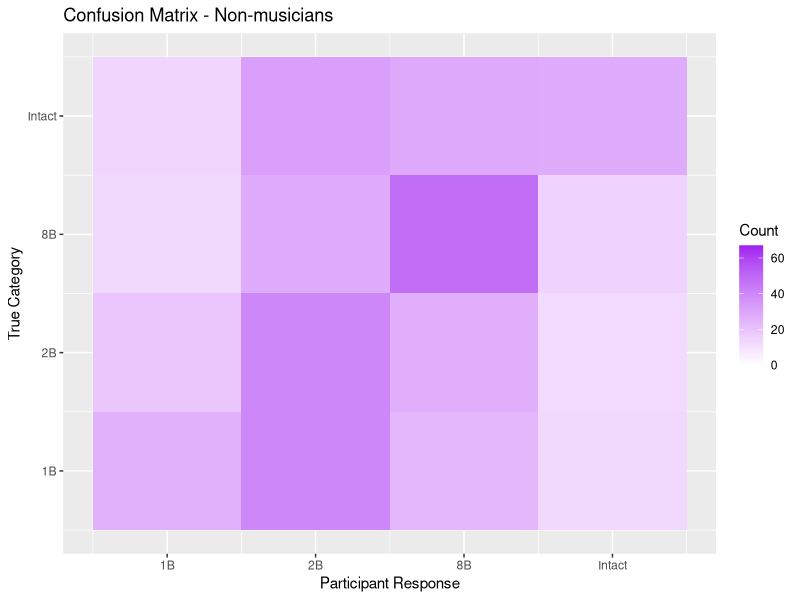
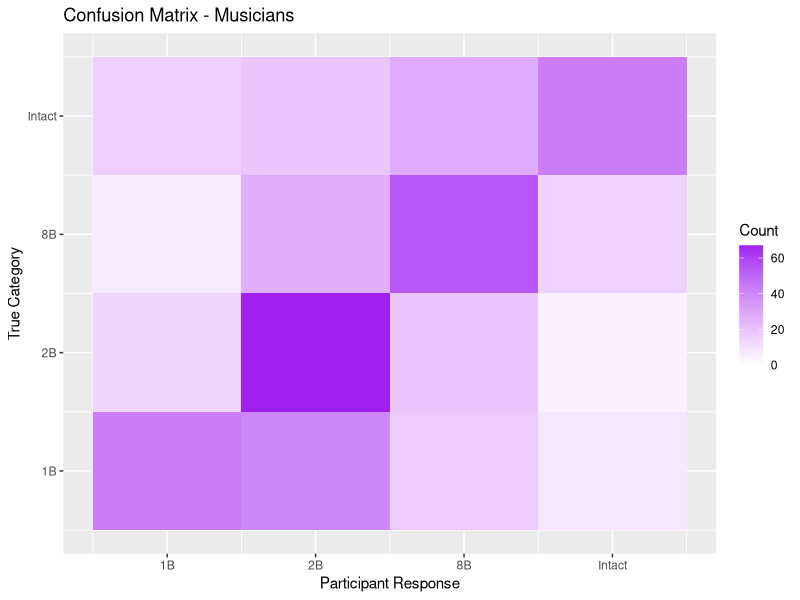

Recreate these plots in R, in order.
library(caret) # version 6.0-94
library(tidyverse) # version 2.0.0
library(reshape2) # version 1.4.4

# data are hard-coded from '../data/dataConfuseMatrix.xlsx'

#Nonmusicians
expected_value_nonMus <- factor(c(1, 4, 3,	3,	4,	1,	2,	2,	4,	4,	3,	3,	1,	1,	2,	2,	2,	1,	4,	3,	3,	4,	1,	2,	3,	2,	3,	1,	1,	4,	4,	2,	1,	3,	1,	3,	4,	3,	3,	2,	4,	3,	1,	1,	4,	1,	4,	3,	3,	2,	2,	4,	3,	3,	2,	4,	1,	1,	4,	3,	4,	2,	2,	3,	1,	1,	3,	4,	4,	1,	1,	3,	2,	2,	3,	1,	3,	4,	2,	4,	1,	1,	4,	1,	4,	2,	2,	3,	3,	1,	2,	3,	1,	4,	2,	3,	4,	3,	4,	1,	4,	3,	2,	2,	1,	3,	4,	2,	4,	1,	3,	2,	1,	1,	4,	4,	2,	3,	1,	2,	3,	2,	4,	3,	4,	1,	4,	1,	3,	2,	3,	4,	2,	4,	4,	1,	2,	2,	1,	3,	3,	4,	1,	4,	1,	3,	3,	2,	2,	4,	1,	1,	4,	2,	2,	3,	3,	4,	3,	4,	3,	1,	1,	2,	2,	3,	4,	4,	2,	1,	3,	1,	2,	4,	1,	3,	1,	3,	2,	2,	4,	4,	1,	4,	1,	3,	2,	2,	2,	4,	1,	1,	2,	4,	3,	3,	3,	1,	4,	3,	2,	2,	1,	1,	1,	2,	4,	2,	4,	3,	3,	4,	3,	3,	1,	4,	1,	2,	2,	3,	3,	2,	1,	4,	1,	4,	2,	3,	1,	4,	4,	2,	3,	2,	1,	4,	2,	3,	1,	3,	2,	4,	1,	1,	2,	4,	3,	2,	1,	1,	2,	1,	2,	3,	4,	4,	3,	2,	1,	4,	1,	4,	3,	3,	4,	1,	3,	2,	3,	4,	2,	3,	4,	3,	4,	2,	2,	1,	1,	1,	3,	4,	1,	2,	2,	3,	4,	3,	4,	2,	4,	1,	1,	1,	2,	2,	1,	4,	3,	4,	3,	4,	3,	4,	1,	2,	1,	2,	3,	2,	3,	3,	1,	4,	1,	4,	2,	4,	4,	2,	1,	3,	1,	3,	2,	3,	2,	1,	4,	1,	3,	4,	1,	2,	1,	3,	4,	3,	4,	2,	4,	3,	3,	1,	1,	2,	2,	4,	2,	2,	1,	1,	4,	4,	3,	2,	4,	4,	1,	2,	1,	3,	3,	1,	1,	2,	4,	3,	2,	3,	4,	4,	4,	2,	1,	2,	3,	3,	1,	1,	2,	2,	1,	3,	3,	4,	4,	4,	1,	4,	1,	3,	3,	2,	2,	2,	3,	4,	4,	3,	1,	3,	4,	2,	3,	1,	2 ,1))
predicted_value_nonMus <- factor(c(2,	1,	2,	3,	4,	3,	3,	3,	3,	1,	2,	3,	3,	2,	3,	2,	2,	3,	1,	3,	3,	4,	2,	4,	3,	2,	3,	1,	1,	3,	4,	4,	4,	1,	2,	3,	1,	3,	2,	3,	3,	2,	2,	2,	1,	2,	1,	2,	3,	2,	2,	2,	1,	2,	2,	2,	3,	4,	3,	2,	2,	3,	1,	2,	3,	1,	2,	3,	2,	3,	3,	2,	1,	2,	3,	2,	3,	4,	2,	4,	1,	1,	1,	2,	3,	2,	1,	1,	1,	2,	1,	1,	2,	1,	3,	3,	2,	1,	3,	1,	2,	4,	1,	2,	2,	3,	3,	3,	1,	2,	4,	4,	3,	3,	2,	3,	1,	4,	3,	4,	4,	3,	4,	3,	2,	2,	2,	3,	3,	2,	3,	3,	4,	4,	3,	3,	3,	2,	1,	3,	3,	1,	3,	2,	3,	2,	1,	4,	2,	2,	3,	1,	2,	3,	3,	2,	2,	4,	3,	2,	2,	2,	2,	2,	1,	2,	4,	3,	1,	2,	3,	1,	2,	3,	2,	2,	1,	1,	1,	2,	4,	4,	2,	4,	2,	3,	4,	2,	2,	2,	4,	4,	4,	4,	4,	2,	3,	4,	3,	4,	3,	3,	1,	2,	1,	2,	1,	2,	3,	3,	3,	2,	2,	3,	2,	3,	1,	3,	2,	2,	3,	2,	4,	2,	3,	3,	2,	4,	3,	4,	3,	2,	2,	2,	2,	3,	2,	3,	2,	2,	1,	2,	1,	4,	3,	2,	4,	4,	4,	2,	2,	3,	1,	3,	2,	2,	1,	3,	2,	2,	2,	3,	1,	3,	2,	3,	3,	2,	3,	3,	4,	3,	1,	2,	4,	1,	2,	1,	1,	3,	3,	2,	3,	2,	1,	1,	2,	3,	3,	2,	3,	3,	2,	1,	3,	2,	1,	4,	3,	4,	4,	2,	2,	2,	4,	3,	2,	4,	4,	3,	4,	4,	4,	3,	2,	3,	2,	2,	1,	2,	1,	3,	2,	4,	2,	3,	4,	4,	2,	2,	2,	4,	2,	3,	1,	2,	3,	3,	3,	3,	4,	3,	3,	1,	2,	2,	3,	4,	1,	3,	2,	1,	3,	2,	1,	2,	4,	4,	1,	1,	2,	3,	3,	2,	2,	1,	3,	3,	2,	1,	1,	2,	2,	3,	1,	3,	3,	3,	3,	2,	3,	2,	4,	4,	2,	4,	4,	4,	1,	4,	2,	3,	4,	1,	1,	3,	2,	4,	4,	3,	3,	3,	2,	1,	2,	4,	2,	1))

#Creating confusion matrix
confusionSeg_nonMus <- confusionMatrix(data=predicted_value_nonMus, reference = expected_value_nonMus)

#Display results 
confusionSeg_nonMus

matrix_nonMus <- confusionSeg_nonMus$table

#Musicians
expected_value_mus <- factor(c(2,	1,	1,	3,	3,	4,	4,	4,	3,	2,	4,	1,	2,	1,	3,	3,	1,	2,	4,	1,	4,	3,	2,	1,	4,	2,	4,	1,	3,	2,	3,	3,	2,	1,	2,	3,	4,	1,	4,	3,	1,	1,	2,	4,	2,	4,	3,	3,	2,	2,	4,	1,	3,	1,	4,	4,	4,	3,	2,	1,	2,	1,	2,	2,	3,	3,	1,	1,	4,	4,	4,	3,	4,	2,	1,	2,	3,	1,	2,	1,	2,	3,	1,	4,	4,	3,	4,	1,	4,	3,	3,	1,	2,	2,	2,	1,	3,	1,	4,	4,	3,	2,	3,	1,	1,	2,	3,	2,	4,	4,	3,	1,	4,	1,	2,	2,	3,	1,	4,	2,	1,	3,	4,	3,	2,	4,	3,	4,	3,	2,	1,	1,	2,	1,	2,	2,	1,	4,	4,	3,	3,	1,	4,	4,	1,	2,	2,	3,	3,	3,	1,	1,	3,	4,	2,	4,	2,	4,	3,	1,	3,	4,	1,	2,	4,	1,	2,	1,	4,	2,	3,	3,	1,	2,	4,	3,	2,	3,	1,	2,	2,	3,	4,	1,	4,	1,	3,	2,	3,	4,	1,	1,	2,	4,	2,	3,	1,	2,	4,	3,	1,	4,	3,	3,	1,	2,	1,	4,	4,	2,	4,	1,	3,	3,	2,	2,	4,	1,	3,	4,	4,	2,	2,	1,	1,	3,	2,	3,	4,	1,	4,	2,	3,	1,	1,	4,	1,	2,	3,	4,	2,	1,	4,	2,	3,	3,	1,	4,	4,	1,	1,	4,	3,	2,	2,	3,	2,	2,	3,	1,	4,	4,	1,	4,	1,	4,	2,	2,	1,	3,	3,	2,	2,	4,	1,	3,	3,	1,	4,	3,	1,	4,	2,	1,	3,	2,	4,	4,	3,	1,	3,	4,	1,	2,	2,	3,	1,	4,	3,	2,	2,	4,	1,	1,	4,	3,	2,	3,	1,	2,	4,	4,	4,	1,	3,	1,	3,	2,	2,	1,	4,	3,	2,	1,	3,	4,	2,	1,	4,	4,	2,	1,	3,	2,	3,	1,	1,	4,	3,	4,	2,	2,	3,	4,	4,	1,	3,	2,	2,	1,	3,	2,	3,	2,	1,	4,	4,	1,	3,	4,	2,	3,	1,	4,	3,	1,	2,	2,	4,	2,	1,	3,	1,	4,	3,	1,	3,	4,	1,	2,	4,	3,	2,	2,	1,	2,	1,	3,	4,	3,	4,	1,	3,	2,	1,	3,	4,	2,	4,	3,	3,	4,	4,	2,	1,	1,	2,	3,	2,	2,	3,	4,	1,	1,	4,	1,	2,	3,	1,	3,	4,	2,	4))
predicted_value_mus <- factor(c(3,	4,	3,	4,	2,	1,	3,	2,	3,	2,	2,	2,	3,	2,	2,	2,	2,	3,	3,	2,	3,	3,	3,	3,	4,	2,	3,	1,	4,	1,	3,	2,	2,	3,	2,	2,	2,	3,	2,	3,	2,	4,	2,	4,	2,	4,	3,	3,	2,	3,	4,	1,	3,	2,	4,	3,	4,	3,	2,	1,	2,	1,	3,	2,	3,	3,	1,	1,	4,	4,	3,	3,	4,	2,	1,	2,	2,	2,	2,	2,	2,	3,	2,	4,	1,	3,	2,	4,	3,	2,	2,	4,	3,	3,	3,	1,	3,	2,	3,	3,	3,	2,	2,	1,	3,	1,	2,	1,	3,	1,	3,	1,	3,	1,	2,	1,	2,	3,	4,	2,	1,	3,	4,	4,	2,	1,	2,	2,	2,	2,	1,	1,	2,	2,	2,	2,	2,	2,	1,	1,	1,	4,	2,	3,	4,	3,	2,	4,	2,	3,	3,	2,	4,	4,	1,	4,	2,	4,	3,	2,	3,	4,	1,	2,	3,	2,	1,	3,	1,	3,	2,	3,	3,	2,	2,	3,	3,	2,	2,	4,	3,	1,	2,	3,	3,	3,	3,	2,	3,	4,	2,	2,	1,	4,	2,	3,	1,	2,	3,	4,	2,	4,	2,	3,	1,	2,	2,	1,	4,	4,	4,	2,	3,	3,	2,	2,	4,	1,	3,	4,	3,	2,	3,	2,	1,	3,	2,	4,	4,	2,	4,	2,	3,	1,	2,	4,	3,	2,	3,	4,	3,	1,	4,	2,	4,	3,	1,	4,	3,	1,	1,	3,	3,	2,	2,	3,	2,	4,	4,	1,	4,	4,	2,	4,	2,	4,	2,	2,	1,	4,	3,	2,	1,	2,	1,	1,	2,	2,	1,	1,	2,	1,	2,	2,	3,	2,	4,	2,	3,	2,	3,	3,	1,	2,	2,	4,	2,	3,	3,	2,	2,	4,	1,	3,	3,	2,	2,	2,	3,	2,	4,	4,	4,	2,	3,	1,	4,	2,	2,	1,	2,	3,	2,	1,	3,	4,	1,	2,	4,	3,	1,	1,	3,	2,	3,	4,	2,	4,	4,	4,	3,	2,	3,	3,	3,	1,	3,	2,	2,	1,	3,	2,	3,	4,	2,	2,	4,	3,	3,	1,	3,	4,	1,	2,	3,	1,	1,	2,	1,	2,	4,	2,	2,	1,	4,	2,	1,	3,	2,	3,	1,	2,	2,	2,	3,	2,	1,	2,	3,	2,	3,	1,	3,	3,	2,	2,	2,	1,	1,	1,	2,	1,	2,	4,	3,	1,	1,	2,	2,	1,	3,	2,	1,	1,	2,	2,	2,	3,	1,	3,	1,	2,	3))

#Creating confusion matrix
confusionSeg_mus <- confusionMatrix(data=predicted_value_mus, reference = expected_value_mus)

#Display results 
confusionSeg_mus

matrix_mus <- confusionSeg_mus$table

max_value <- max(matrix_nonMus, matrix_mus)

#Heatmap

x_labels <- c("1B", "2B", "8B", "Intact")
y_labels <- c("1B", "2B", "8B", "Intact")

#nonmusicians
heatmap_df <- melt(matrix_nonMus)

num_cols <- ncol(heatmap_df)
num_rows <- nrow(heatmap_df)

ggplot(heatmap_df, aes(x = Prediction, y = Reference, fill = value)) +
  geom_tile() +
  scale_fill_gradient(low = "white", high = "purple", limits = c(0, max_value), name = "Count") +
  labs(title = "Confusion Matrix - Non-musicians", x = "Participant Response", y = "True Category") +
  scale_x_continuous(breaks = seq_along(x_labels), labels = x_labels) +
  scale_y_continuous(breaks = seq_along(y_labels), labels = y_labels) 
#ggsave('../figures/figure_6_mus.png', width = 5, height = 4.5)

#musicians
heatmap_df_mus <- melt(matrix_mus)

ggplot(heatmap_df_mus, aes(x = Prediction, y = Reference, fill = value)) +
  geom_tile() +
  scale_fill_gradient(low = "white", high = "purple", limits = c(0, max_value), name = "Count") +
  labs(title = "Confusion Matrix - Musicians", x = "Participant Response", y = "True Category") +
  scale_x_continuous(breaks = seq_along(x_labels), labels = x_labels) +
  scale_y_continuous(breaks = seq_along(y_labels), labels = y_labels)
#ggsave('../figures/figure_6_nonmus.png', width = 5, height = 4.5)